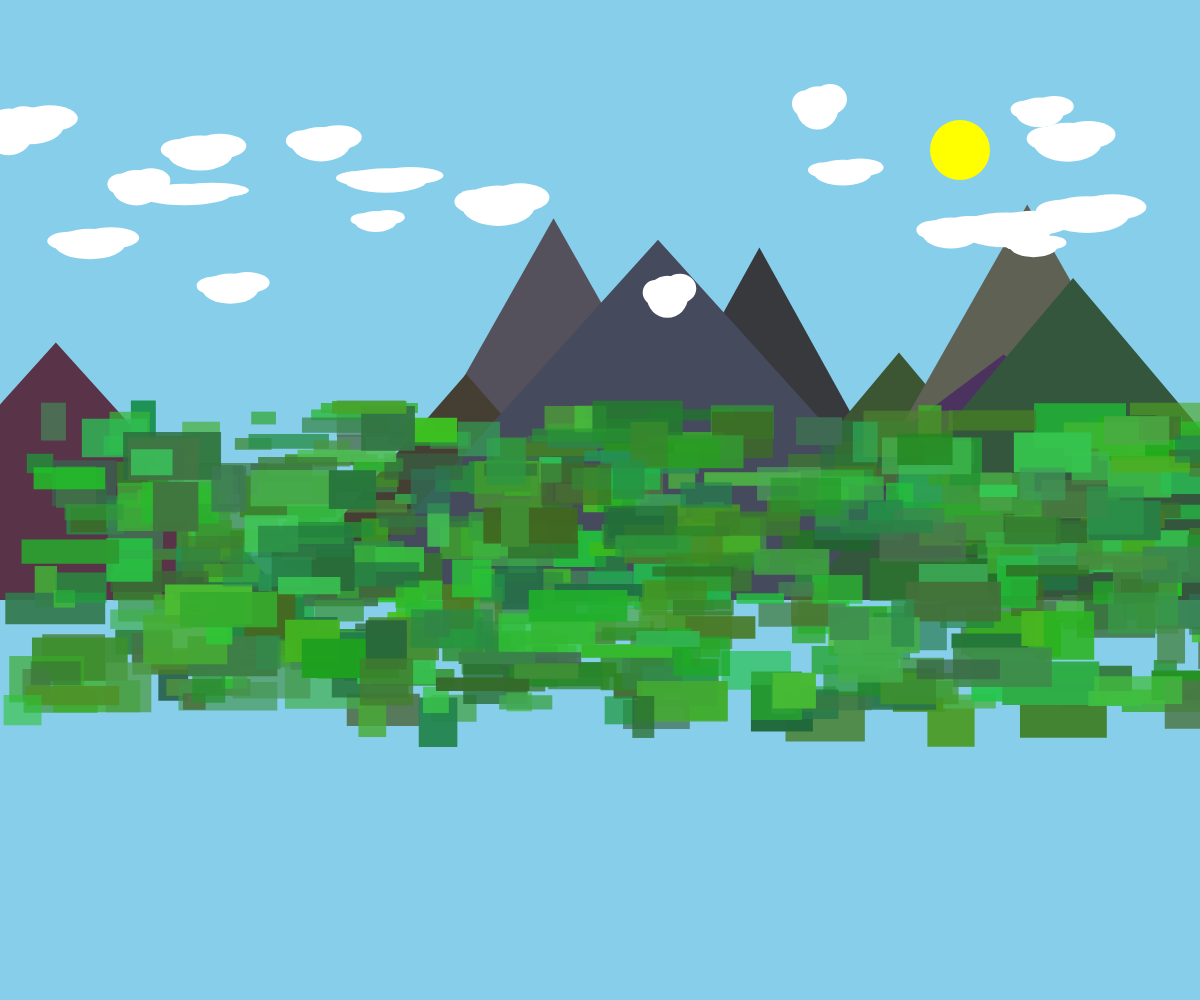
Frame 1 (no input)
Frame 2 (the mouse pressed at the canvas centre, redrawn once): identical to frame 1, image omitted

The p5.js sketch that drew this single still picture (run headless with seeded random() and noise() and a simulated clock; the mouse was pressed at the canvas centre and the sketch redrawn once):

// p5.js sketch
// ── sketch.js
let fields = [];
let mountains = [];
let clouds = [];

function setup() {
  createCanvas(windowWidth, windowHeight);
  noLoop();

  // Generate fields with varied green patches
  for (let i = 0; i < 500; i++) {
    fields.push({
      x: random(width),
      y: random(height * 0.4, height * 0.7),
      w: random(20, 100),
      h: random(10, 50),
      c: color(
        random(30, 80),
        random(100, 200),
        random(30, 90),
        random(150, 255)
      )
    });
  }

  // Generate mountains
  for (let i = 0; i < 10; i++) {
    mountains.push({
      x: random(width),
      y: height * 0.6,
      w: random(300, 800),
      h: random(200, 400),
      c: color(random(50, 100), random(50, 100), random(50, 100))
    });
  }

  // Generate clouds
  for (let i = 0; i < 20; i++) {
    clouds.push({
      x: random(width),
      y: random(height * 0.1, height * 0.3),
      w: random(40, 100),
      h: random(20, 50)
    });
  }
}

function draw() {
  // Sky background
  background(135, 206, 235);

  // Draw mountains
  for (let m of mountains) {
    fill(m.c);
    noStroke();
    triangle(
      m.x - m.w / 2,
      m.y,
      m.x + m.w / 2,
      m.y,
      m.x,
      m.y - m.h
    );
  }

  // Draw fields
  for (let f of fields) {
    fill(f.c);
    noStroke();
    rect(f.x, f.y, f.w, f.h);
  }

  // Draw clouds
  fill(255);
  noStroke();
  for (let c of clouds) {
    ellipse(c.x, c.y, c.w, c.h);
    ellipse(c.x + c.w * 0.3, c.y - c.h * 0.2, c.w * 0.8, c.h * 0.7);
    ellipse(c.x - c.w * 0.3, c.y - c.h * 0.1, c.w * 0.6, c.h * 0.6);
  }

  // Sun
  fill(255, 255, 0);
  noStroke();
  ellipse(width * 0.8, height * 0.15, 60, 60);
}
